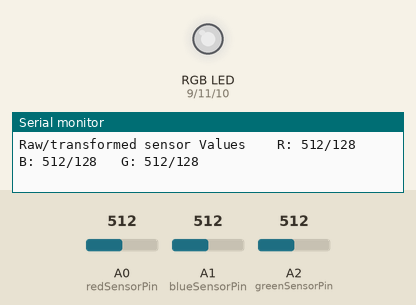
Bench run of a sketch on a simulated Arduino Uno, built with avr-gcc and run on an emulated ATmega328P. On the bench: an RGB LED mixed from three pins (HIGH = lit), the last lines printed to the serial monitor. The inputs (shaded band) are chosen by the test bench; at power-on: A0 (redSensorPin) = 512, A1 (blueSensorPin) = 512, A2 (greenSensorPin) = 512. Dim RGB values are drawn brighter than linear.

Above: at 1.2 s.
1.3 s: A0 (redSensorPin) set to 413
At 2.6 s:
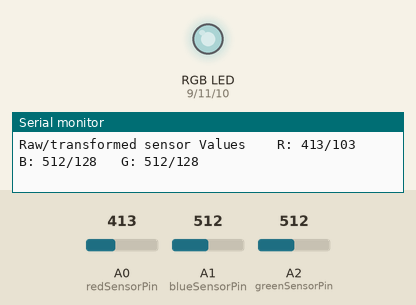
4.3 s: A0 (redSensorPin) set to 385
At 5.0 s:
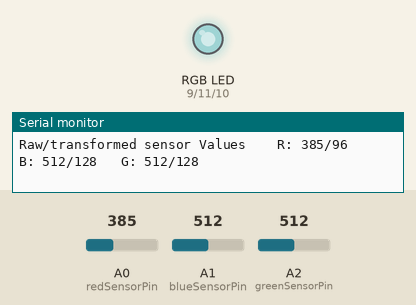
7.3 s: A1 (blueSensorPin) set to 411
At 8.3 s:
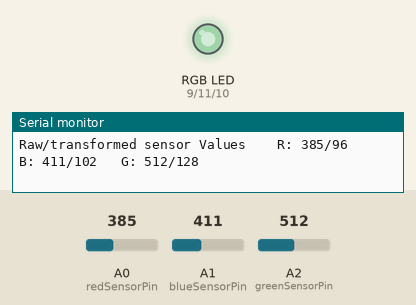
10.3 s: A1 (blueSensorPin) set to 383
At 11.6 s:
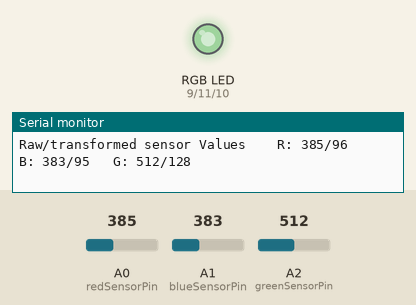
13.3 s: A2 (greenSensorPin) set to 418
At 14.6 s:
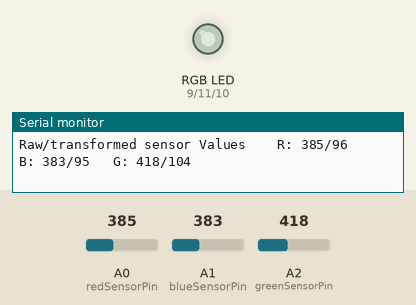
16.3 s: A2 (greenSensorPin) set to 390
At 17.5 s:
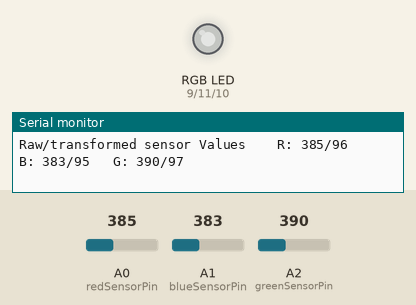
Timing chart, 0 to 19.3 s (numbered marks = the images above; inputs shaded):
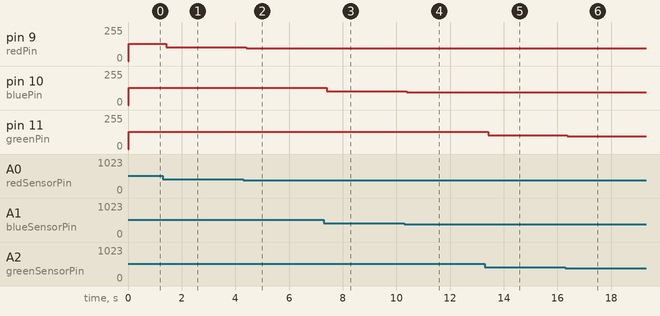

Measured:
- after the input at 1.3 s, pin 9 (redPin): 128/255 → 103/255 after 0.13 s
- after the input at 4.3 s, pin 9 (redPin): 103/255 → 96/255 after 0.10 s
- after the input at 7.3 s, pin 10 (bluePin): 128/255 → 102/255 after 0.10 s
- after the input at 10.3 s, pin 10 (bluePin): 102/255 → 95/255 after 0.09 s
- after the input at 13.3 s, pin 11 (greenPin): 128/255 → 104/255 after 0.11 s
- after the input at 16.3 s, pin 11 (greenPin): 104/255 → 97/255 after 0.06 s

The sketch:

sketch_lightColor.ino
```cpp
const int redPin = 9;
const int bluePin = 10;
const int greenPin = 11;

const int redSensorPin = A0;
const int blueSensorPin = A1;
const int greenSensorPin = A2;

int redValue = 0;
int blueValue = 0;
int greenValue = 0;

int redSensorValue = 0;
int blueSensorValue = 0;
int greenSensorValue = 0;

void setup(){

   Serial.begin(9600);
   pinMode(redPin, OUTPUT);
   pinMode(bluePin, OUTPUT);
   pinMode(greenPin, OUTPUT);
}


void loop(){

  redSensorValue = analogRead(redSensorPin);
  delay(5);
  blueSensorValue = analogRead(blueSensorPin);
  delay(5);
  greenSensorValue = analogRead(greenSensorPin);
  delay(5);

  redValue = redSensorValue/4;
  blueValue = blueSensorValue/4;
  greenValue = greenSensorValue/4;

  Serial.print("Raw/transformed sensor Values \t R: ");
  Serial.print(redSensorValue);
  Serial.print("/");
  Serial.print(redValue);
  Serial.print("\t B: ");
  Serial.print(blueSensorValue);
  Serial.print("/");
  Serial.print(blueValue);
  Serial.print("\t G: ");
  Serial.print(greenSensorValue);
  Serial.print("/");
  Serial.println(greenValue);


  analogWrite(redPin, redValue);
  analogWrite(bluePin, blueValue);
  analogWrite(greenPin, greenValue);

}
```
